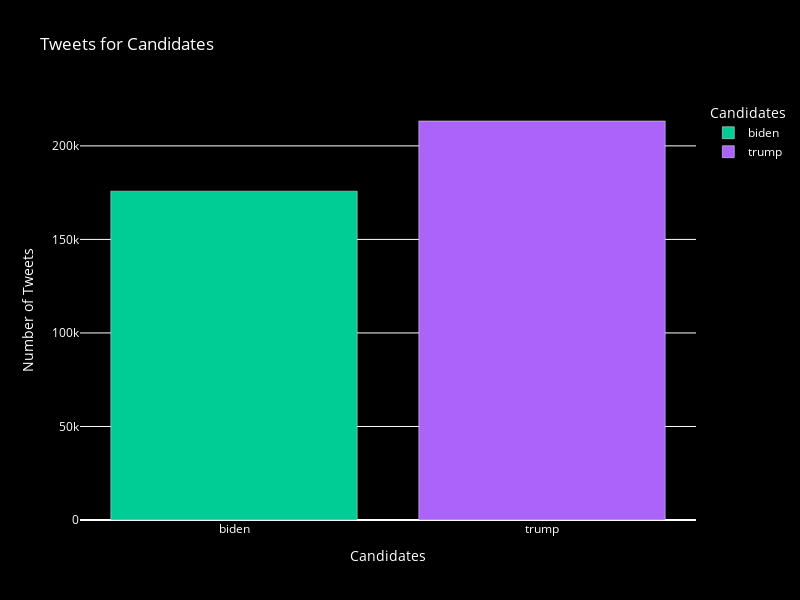

Here is the notebook cell this chart was saved with:
### Code cell
# Group the data by 'candidate' and count the 
# number of tweets for each candidate 
tweets_count = data.groupby('candidate')['tweet'].count().reset_index() 

# Interactive bar chart 
fig = px.bar(tweets_count, x='candidate', y='tweet', color='candidate', 
color_discrete_map={'Trump': 'pink', 'Biden': 'blue'}, 
labels={'candidate': 'Candidates', 'tweet': 'Number of Tweets'}, 
title='Tweets for Candidates',
width=800,   # Larghezza del grafico
height=600) 

# Update the layout with a black theme 
fig.update_layout(plot_bgcolor='black', 
paper_bgcolor='black', font_color='white')
# Show the chart 
fig.show()

### Figure 1 — Plotly figure (JSON) as saved in the notebook; plotly's stock layout.template omitted (floating-point values rounded to 4 significant figures)
{"data": [{"alignmentgroup": "True", "hovertemplate": "Candidates=%{x}<br>Number of Tweets=%{y}<extra></extra>", "legendgroup": "biden", "marker": {"color": "#00cc96", "pattern": {"shape": ""}}, "name": "biden", "offsetgroup": "biden", "orientation": "v", "showlegend": true, "textposition": "auto", "type": "bar", "x": ["biden"], "xaxis": "x", "y": [175797], "yaxis": "y"}, {"alignmentgroup": "True", "hovertemplate": "Candidates=%{x}<br>Number of Tweets=%{y}<extra></extra>", "legendgroup": "trump", "marker": {"color": "#ab63fa", "pattern": {"shape": ""}}, "name": "trump", "offsetgroup": "trump", "orientation": "v", "showlegend": true, "textposition": "auto", "type": "bar", "x": ["trump"], "xaxis": "x", "y": [213309], "yaxis": "y"}], "layout": {"barmode": "relative", "font": {"color": "white"}, "height": 600, "legend": {"title": {"text": "Candidates"}, "tracegroupgap": 0}, "paper_bgcolor": "black", "plot_bgcolor": "black", "title": {"text": "Tweets for Candidates"}, "width": 800, "xaxis": {"anchor": "y", "categoryarray": ["biden", "trump"], "categoryorder": "array", "domain": [0, 1], "title": {"text": "Candidates"}}, "yaxis": {"anchor": "x", "domain": [0, 1], "title": {"text": "Number of Tweets"}}}}
